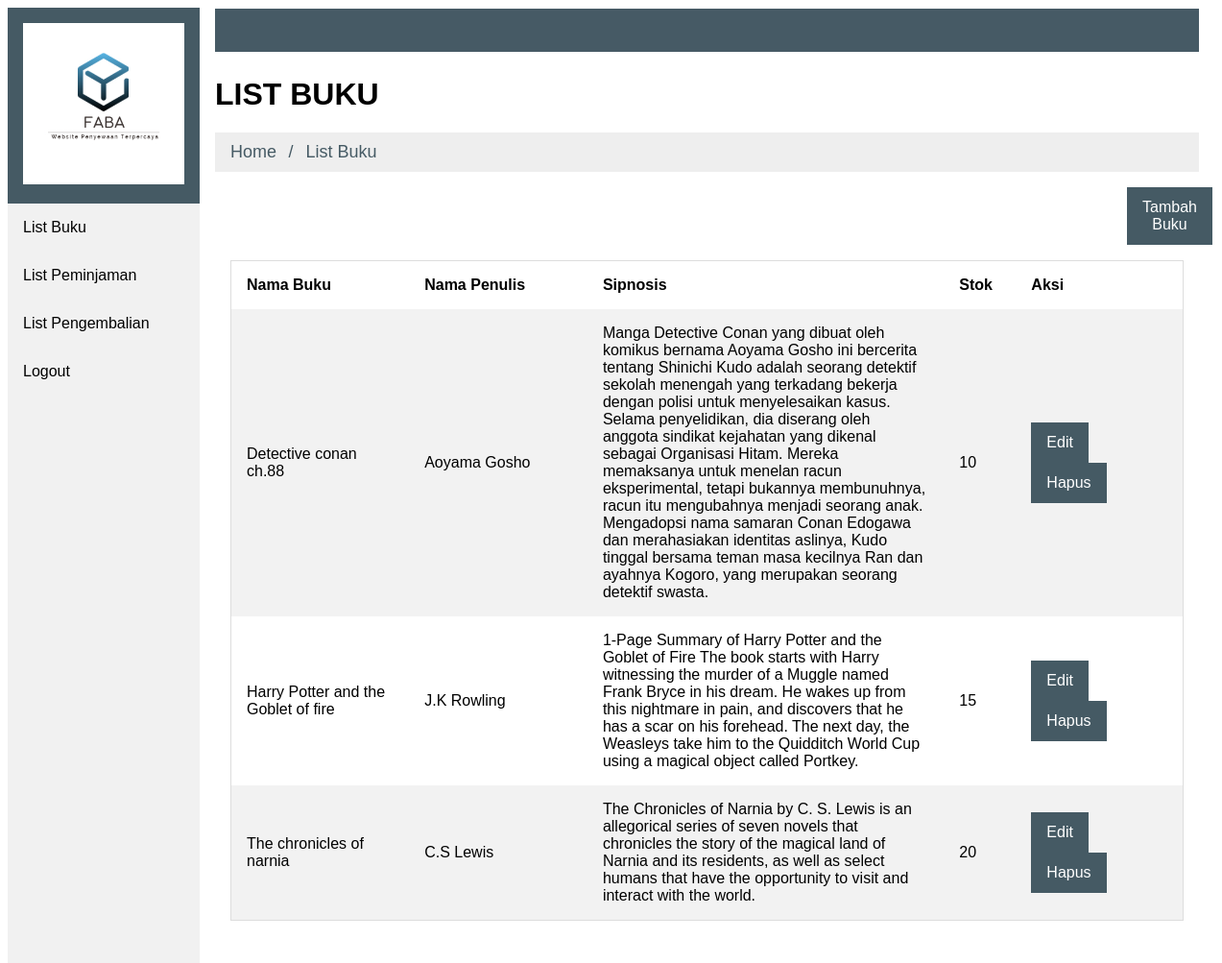
Screenshot of /Admin/list_barang.php (signed in) with the database file from the repository.
### tables this page shows
CREATE TABLE `barang` (
  `id_buku` varchar(5) NOT NULL,
  `nama_buku` varchar(100) NOT NULL,
  `Penulis` varchar(100) NOT NULL,
  `sipnosis` varchar(1500) NOT NULL,
  `stok` int(11) NOT NULL
);

### config/Koneksi.php (called while the page is built)
<?php
class Koneksi
{
	var $host = "localhost";
	var $user = "root";
	var $pass = "";
	var $db = "db_wp";
	function __construct()
	{
		try{
			$this->db = new PDO(
				"mysql:host={$this->host};
				dbname={$this->db}",
				$this->user,
				$this->pass
			);
			$this->db->setAttribute(
				PDO::ATTR_ERRMODE,
				PDO::ERRMODE_EXCEPTION
			);
		}
		catch (PDOexception $exception){
			die("connection error: ".$exception->getMessage());
		}
}
}
?>

### Admin/fungsi_barang.php (called while the page is built, shortened)
<?php
class fungsi_barang{
	public $connect;
	function __construct(){
		require_once '../config/koneksi.php';
		$this->connect = new koneksi();
	}
	function list(){
		try{
			$sql = "SELECT * FROM barang";
			$qry = $this->connect->db->prepare($sql);
			$qry->execute();
			$data = $qry->fetchAll(PDO::FETCH_OBJ);
			return $data;
		} catch(PDOException $e){
			die("Error : ".$e->getMessage());
		}
	}
}
?>

### Admin/list_barang.php (the view, shortened to what this page needs)
<?php
require_once 'fungsi_barang.php';
$lib = new fungsi_barang();
$data = $lib->list();
?>
<div class="content">
  <img src="head.jpg" width="100%">
  <h1>LIST BUKU</h1>
<ul class="breadcrumb">
  <li><a href="../user/index.html">Home</a></li>
  <li><a href="">List Buku</a></li>
</ul>
<button class="btn" onclick="window.location.href='tambah_barang.php?>'" style="margin-left: 950px">Tambah Buku</button>
  <div class="container">
    <table>
  <tr>
    <th width="16%">Nama Buku</th>
    <th width="16%">Nama Penulis</th>
    <th width="32%">Sipnosis</th>
    <th width="5%">Stok</th>
    <th width="15%">Aksi</th>
  </tr>
        <?php
        foreach($data as $d){
         ?>
         <tr>
          <td><?= $d->nama_buku ?></td>
          <td><?= $d->Penulis ?></td>
          <td><?= $d->sipnosis ?></td>
          <td><?= $d->stok ?></td>
          <td>
            <button class="btn" onclick="window.location.href='edit_barang.php?id=<?= $d->id_buku ?>'" >Edit</button>
            <button class="btn" onclick="window.location.href='proses_barang.php?page=delete&id=<?= $d->id_buku ?>'">Hapus</button>
          </td>
        </tr>
<?php } ?>
</table>
  </div>
</div>
</body>
</html>

### rows the page displays
barang: nama_buku "Detective conan ch.88", Penulis "Aoyama Gosho", sipnosis "Manga Detective Conan yang dibuat oleh komikus bernama Aoyama Gosho ini bercerita tentang Shinichi Kudo adalah seorang detektif sekolah menengah yang terkadang bekerja dengan polisi untuk menyelesaikan kasus. Selama penyelidikan, dia diserang oleh anggota sindikat kejahatan yang dikenal sebagai Organisasi Hitam. Mereka memaksanya untuk menelan racun eksperimental, tetapi bukannya membunuhnya, racun itu mengubahnya menjadi seorang anak. Mengadopsi nama samaran Conan Edogawa dan merahasiakan identitas aslinya, Kudo tinggal bersama teman masa kecilnya Ran dan ayahnya Kogoro, yang merupakan seorang detektif swasta.", stok "10"
barang: nama_buku "Harry Potter and the Goblet of fire", Penulis "J.K Rowling", sipnosis "1-Page Summary of Harry Potter and the Goblet of Fire The book starts with Harry witnessing the murder of a Muggle named Frank Bryce in his dream. He wakes up from this nightmare in pain, and discovers that he has a scar on his forehead. The next day, the Weasleys take him to the Quidditch World Cup using a magical object called Portkey.", stok "15"
barang: nama_buku "The chronicles of narnia", Penulis "C.S Lewis", sipnosis "The Chronicles of Narnia by C. S. Lewis is an allegorical series of seven novels that chronicles the story of the magical land of Narnia and its residents, as well as select humans that have the opportunity to visit and interact with the world.", stok "20"
